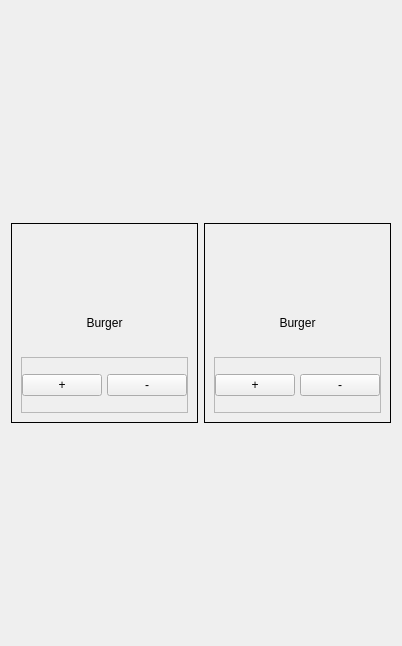
                          <widget class="QWidget" name="w_salade">
                           <property name="geometry">
                            <rect>
                             <x>0</x>
                             <y>0</y>
                             <width>374</width>
                             <height>646</height>
                            </rect>
                           </property>
                           <layout class="QGridLayout" name="gridLayout_13">
                            <item row="0" column="0">
                             <widget class="QFrame" name="frame_7">
                              <property name="maximumSize">
                               <size>
                                <width>200</width>
                                <height>200</height>
                               </size>
                              </property>
                              <property name="tabletTracking">
                               <bool>false</bool>
                              </property>
                              <property name="frameShape">
                               <enum>QFrame::Box</enum>
                              </property>
                              <property name="frameShadow">
                               <enum>QFrame::Plain</enum>
                              </property>
                              <layout class="QVBoxLayout" name="verticalLayout_57">
                               <item>
                                <widget class="QLabel" name="label_15">
                                 <property name="maximumSize">
                                  <size>
                                   <width>200</width>
                                   <height>200</height>
                                  </size>
                                 </property>
                                 <property name="tabletTracking">
                                  <bool>false</bool>
                                 </property>
                                 <property name="text">
                                  <string/>
                                 </property>
                                 <property name="pixmap">
                                  <pixmap>:/Tab/menu.png</pixmap>
                                 </property>
                                 <property name="scaledContents">
                                  <bool>true</bool>
                                 </property>
                                </widget>
                               </item>
                               <item>
                                <widget class="QLabel" name="label_16">
                                 <property name="tabletTracking">
                                  <bool>false</bool>
                                 </property>
                                 <property name="text">
                                  <string>Burger</string>
                                 </property>
                                 <property name="alignment">
                                  <set>Qt::AlignCenter</set>
                                 </property>
                                </widget>
                               </item>
                               <item>
                                <widget class="QFrame" name="frame_15">
                                 <property name="maximumSize">
                                  <size>
                                   <width>200</width>
                                   <height>100</height>
                                  </size>
                                 </property>
                                 <property name="tabletTracking">
                                  <bool>false</bool>
                                 </property>
                                 <property name="frameShape">
                                  <enum>QFrame::StyledPanel</enum>
                                 </property>
                                 <property name="frameShadow">
                                  <enum>QFrame::Raised</enum>
                                 </property>
                                 <layout class="QHBoxLayout" name="horizontalLayout_34">
                                  <property name="spacing">
                                   <number>5</number>
                                  </property>
                                  <property name="leftMargin">
                                   <number>0</number>
                                  </property>
                                  <property name="topMargin">
                                   <number>0</number>
                                  </property>
                                  <property name="rightMargin">
                                   <number>0</number>
                                  </property>
                                  <property name="bottomMargin">
                                   <number>0</number>
                                  </property>
                                  <item>
                                   <widget class="QPushButton" name="pushButton_38">
                                    <property name="tabletTracking">
                                     <bool>false</bool>
                                    </property>
                                    <property name="text">
                                     <string>+</string>
                                    </property>
                                   </widget>
                                  </item>
                                  <item>
                                   <widget class="QPushButton" name="pushButton_39">
                                    <property name="tabletTracking">
                                     <bool>false</bool>
                                    </property>
                                    <property name="text">
                                     <string>-</string>
                                    </property>
                                   </widget>
                                  </item>
                                 </layout>
                                </widget>
                               </item>
                              </layout>
                             </widget>
                            </item>
                            <item row="0" column="1">
                             <widget class="QFrame" name="frame_16">
                              <property name="maximumSize">
                               <size>
                                <width>200</width>
                                <height>200</height>
                               </size>
                              </property>
                              <property name="tabletTracking">
                               <bool>false</bool>
                              </property>
                              <property name="frameShape">
                               <enum>QFrame::Box</enum>
                              </property>
                              <property name="frameShadow">
                               <enum>QFrame::Plain</enum>
                              </property>
                              <layout class="QVBoxLayout" name="verticalLayout_58">
                               <item>
                                <widget class="QLabel" name="label_17">
                                 <property name="maximumSize">
                                  <size>
                                   <width>200</width>
                                   <height>200</height>
                                  </size>
                                 </property>
                                 <property name="tabletTracking">
                                  <bool>false</bool>
                                 </property>
                                 <property name="text">
                                  <string/>
                                 </property>
                                 <property name="pixmap">
                                  <pixmap>:/Tab/menu.png</pixmap>
                                 </property>
                                 <property name="scaledContents">
                                  <bool>true</bool>
                                 </property>
                                </widget>
                               </item>
                               <item>
                                <widget class="QLabel" name="label_18">
                                 <property name="tabletTracking">
                                  <bool>false</bool>
                                 </property>
                                 <property name="text">
                                  <string>Burger</string>
                                 </property>
                                 <property name="alignment">
                                  <set>Qt::AlignCenter</set>
                                 </property>
                                </widget>
                               </item>
                               <item>
                                <widget class="QFrame" name="frame_17">
                                 <property name="maximumSize">
                                  <size>
                                   <width>200</width>
                                   <height>100</height>
                                  </size>
                                 </property>
                                 <property name="tabletTracking">
                                  <bool>false</bool>
                                 </property>
                                 <property name="frameShape">
                                  <enum>QFrame::StyledPanel</enum>
                                 </property>
                                 <property name="frameShadow">
                                  <enum>QFrame::Raised</enum>
                                 </property>
                                 <layout class="QHBoxLayout" name="horizontalLayout_35">
                                  <property name="spacing">
                                   <number>5</number>
                                  </property>
                                  <property name="leftMargin">
                                   <number>0</number>
                                  </property>
                                  <property name="topMargin">
                                   <number>0</number>
                                  </property>
                                  <property name="rightMargin">
                                   <number>0</number>
                                  </property>
                                  <property name="bottomMargin">
                                   <number>0</number>
                                  </property>
                                  <item>
                                   <widget class="QPushButton" name="pushButton_40">
                                    <property name="tabletTracking">
                                     <bool>false</bool>
                                    </property>
                                    <property name="text">
                                     <string>+</string>
                                    </property>
                                   </widget>
                                  </item>
                                  <item>
                                   <widget class="QPushButton" name="pushButton_41">
                                    <property name="tabletTracking">
                                     <bool>false</bool>
                                    </property>
                                    <property name="text">
                                     <string>-</string>
                                    </property>
                                   </widget>
                                  </item>
                                 </layout>
                                </widget>
                               </item>
                              </layout>
                             </widget>
                            </item>
                           </layout>
                          </widget>
